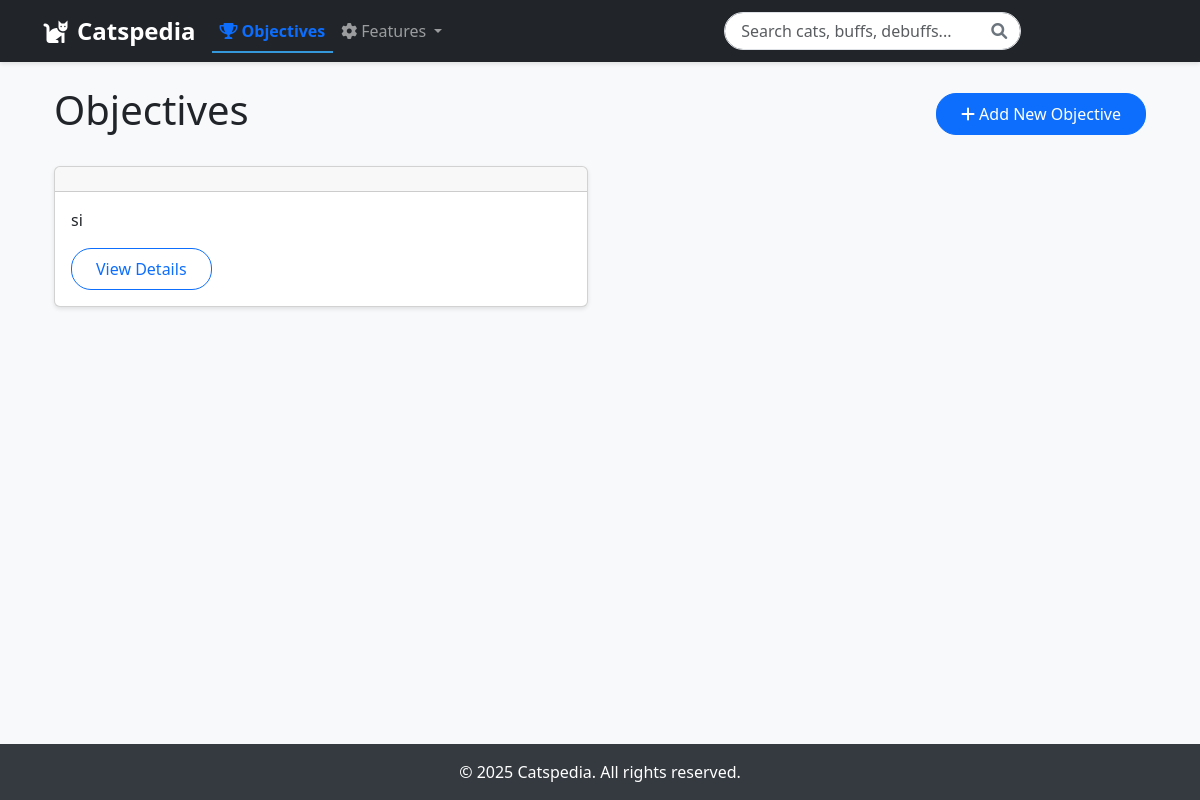
The page /objectives/ on the database as committed earlier.
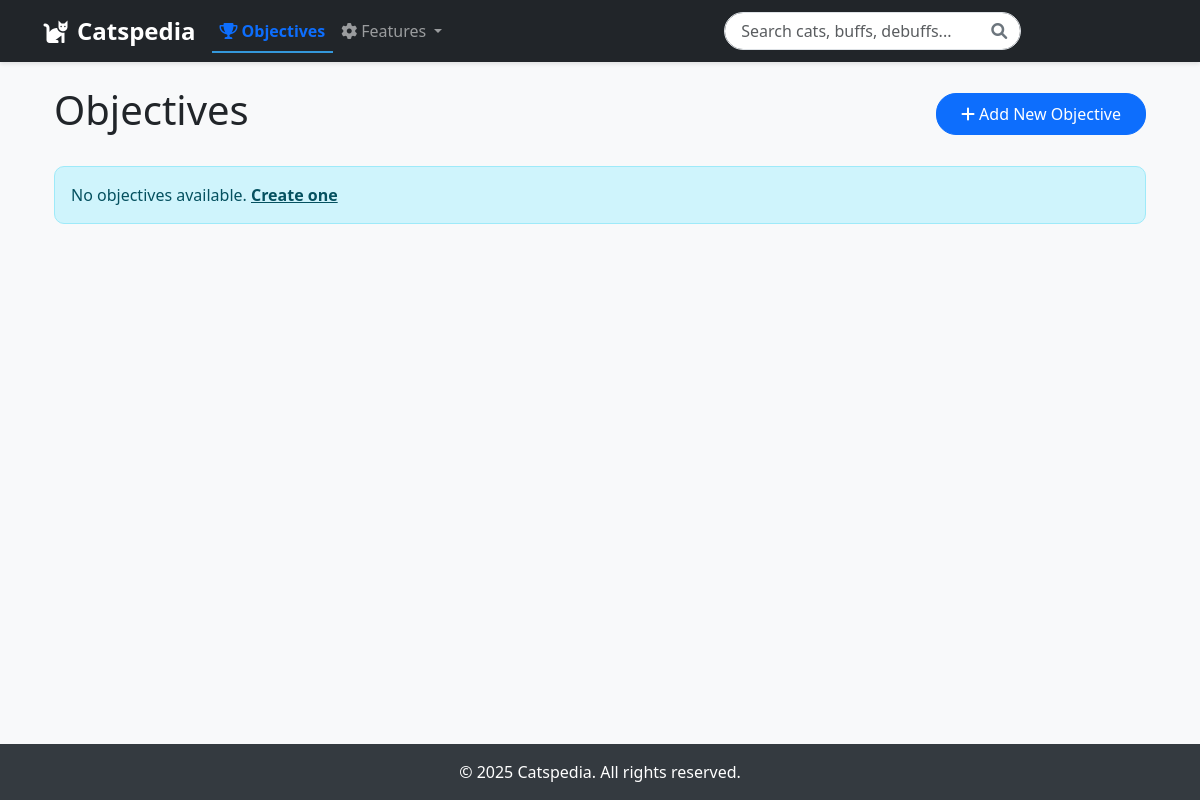
The same page on the database as committed later.
### Catspedia/models.py (models this page shows, shortened)
class Objective(models.Model):
    name = models.CharField(max_length=100, unique=True)
    description = models.TextField(help_text="Describe the objective")
    difficulty = models.CharField(
        max_length=50,
        choices=[
            ('EASY', 'Easy'),
            ('MEDIUM', 'Medium'),
            ('HARD', 'Hard'),
            ('EXPERT', 'Expert')
        ],
        default='MEDIUM'
    )
    energy_cost = models.IntegerField(
        default=50,
        validators=[MinValueValidator(0)]
    )
    rewards = models.JSONField(
        default=dict,
        help_text='Rewards for completing the objective'
    )
    required_level = models.IntegerField(
        default=1,
        validators=[MinValueValidator(1)],
        help_text='Required player level to attempt this objective'
    )
    enemy_types = models.JSONField(
        default=list,
        help_text='Types of enemies that appear in this objective'
    )
    created_at = models.DateTimeField(auto_now_add=True)
    updated_at = models.DateTimeField(auto_now=True)
    class Meta:
        ordering = ['difficulty', 'required_level', 'name']
        verbose_name = "Objective"
        verbose_name_plural = "Objectives"

### Catspedia/views.py (the view)
# urls.py: path("objectives/", ObjectiveListView.as_view(), name="objective-list"),
class ObjectiveListView(ListView):
    model = Objective
    context_object_name = "objectives"
    template_name = "catspedia/objective_list.html"

### templates/catspedia/objective_list.html (shortened to what this page needs)
{% extends 'catspedia/base.html' %}
{% block content %}
<div class="container">
    <div class="d-flex justify-content-between align-items-center mb-4">
        <h1>Objectives</h1>
        <a href="{% url 'catspedia:objective-create' %}" class="btn btn-primary">
            <i class="fas fa-plus me-1"></i>Add New Objective
        </a>
    </div>
    <div class="row">
        {% for objective in objectives %}
        <div class="col-md-6 mb-4">
            <div class="card">
                <div class="card-header bg-{{ objective.difficulty|lower }}">
                </div>
                <div class="card-body">
                    <p class="card-text">{{ objective.description }}</p>
                    <a href="{% url 'catspedia:objective-detail' objective.pk %}" class="btn btn-outline-primary">View Details</a>
                </div>
            </div>
        </div>
        {% empty %}
        <div class="col-12">
            <div class="alert alert-info">
                No objectives available. <a href="{% url 'catspedia:objective-create' %}" class="alert-link">Create one</a>
            </div>
        </div>
        {% endfor %}
    </div>
</div>
{% endblock %}

Rows that differ between the two databases and show on the page:
removed Objective: description "si"
Other text that changed with them:
text now shown: "No objectives available. Create one"
